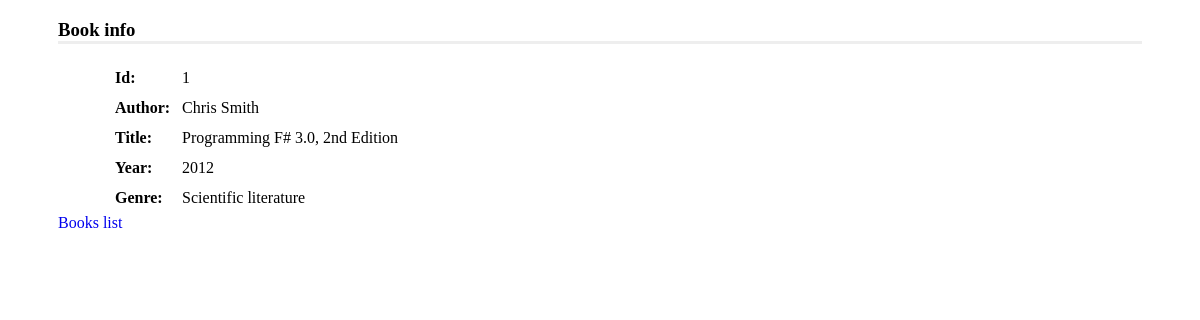
The app's page /MySQL2/ActiveRecord/bookInfo.php?bookId=1 with its own data.
### tables this page shows
CREATE TABLE `Books` (
  `bookId` int(11) NOT NULL AUTO_INCREMENT,
  `title` varchar(255) NOT NULL,
  `year` year(4) DEFAULT NULL,
  `genreId` int(11) DEFAULT NULL,
  PRIMARY KEY (`bookId`)
);

CREATE TABLE `Genres` (
  `genreId` int(11) NOT NULL AUTO_INCREMENT,
  `name` varchar(255) NOT NULL,
  PRIMARY KEY (`genreId`)
);

### MySQL2/ActiveRecord/Book.php (called while the page is built, shortened)
<?php
class Book
{
    protected $id;
    protected $author;
    protected $title;
    protected $year;
    protected $genre;
    public function getYear()
    {
        return $this->year;
    }
    public function setYear($year)
    {
        $this->year = $year;
    }
    public function getGenre()
    {
        return $this->genre;
    }
    public function setGenre($genre)
    {
        $this->genre = $genre;
    }
    public function getId()
    {
        return $this->id;
    }
    public function setId($id)
    {
        $this->id = $id;
    }
    public function getTitle()
    {
        return $this->title;
    }
    public function setTitle($title)
    {
        $this->title = $title;
    }
    public function getAuthor()
    {
        return $this->author;
    }
    public function setAuthor($author)
    {
        $this->author = $author;
    }
    public function getBookById($bookId)
    {
        $database = new Database();
        $conn = $database->Connect();
        $stmt = $conn->prepare("SELECT Books.bookId AS No, GROUP_CONCAT(Authors.name) AS Author, Books.title AS Title, Books.year AS Year, Genres.name AS Genre
                    FROM Books
                    LEFT JOIN Authors_Books ON Books.bookId=Authors_Books.bookId
                    LEFT JOIN Authors ON Authors.authorId=Authors_Books.authorId
                    LEFT JOIN Genres ON Books.genreId=Genres.genreId
                    WHERE Books.bookId = $bookId;");
        $stmt->execute();
        $book = $stmt->fetch(PDO::FETCH_ASSOC);
        return $book;
    }
    public function load($bookId)
    {
        $book = $this->getBookById($bookId);
    }
}

### MySQL2/ActiveRecord/bookInfo.php (the view, shortened to what this page needs)
<?php
require 'Book.php';
$bookId = $_GET['bookId'];
$book = new Book();
$book->load($bookId);
?>
<!DOCTYPE html>
<html>
<head>
    <link rel="stylesheet" type="text/css" href="style.css">
</head>
<body>
    <form method="get">
        <h3> Book info </h3>
        <table>
            <tr>
                <th> Id: </th>
                <td> <?php echo $book->getId();?> </td>
            </tr>
            <tr>
                <th> Author: </th>
                <td> <?php echo $book->getAuthor();?> </td>
            </tr>
            <tr>
                <th> Title: </th>
                <td> <?php echo $book->getTitle();?> </td>
            </tr>
            <tr>
                <th> Year: </th>
                <td> <?php echo $book->getYear();?> </td>
            </tr>
            <tr>
                <th> Genre: </th>
                <td> <?php echo $book->getGenre();?> </td>
            </tr>
        </table>
        <a id="booksList" href="index.php"> Books list </a>
    </form>
</body>
</html>

### MySQL2/ActiveRecord/style.css (style rules this page uses)
h3 { margin-left: 50px; margin-right: 50px; border-bottom: inset; }
table { margin-left: 100px; }
td { padding: 5px; }
th { text-align: left; padding: 5px }
#booksList { margin: 50px; }
a { text-decoration: none; }

### records on screen
books: bookId "1", title "Programming F# 3.0, 2nd Edition", year "2012", genreId.name "Scientific literature"

### other values on screen
$book->getAuthor() "Chris Smith"
